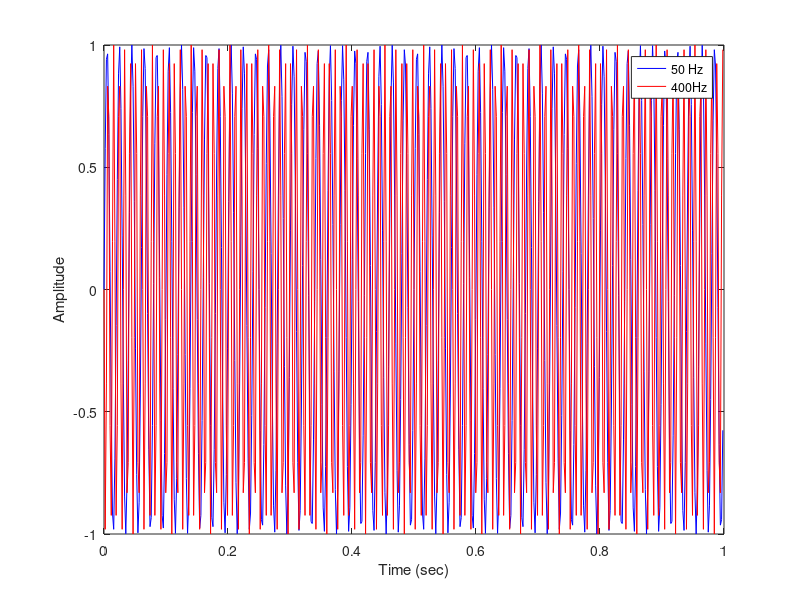
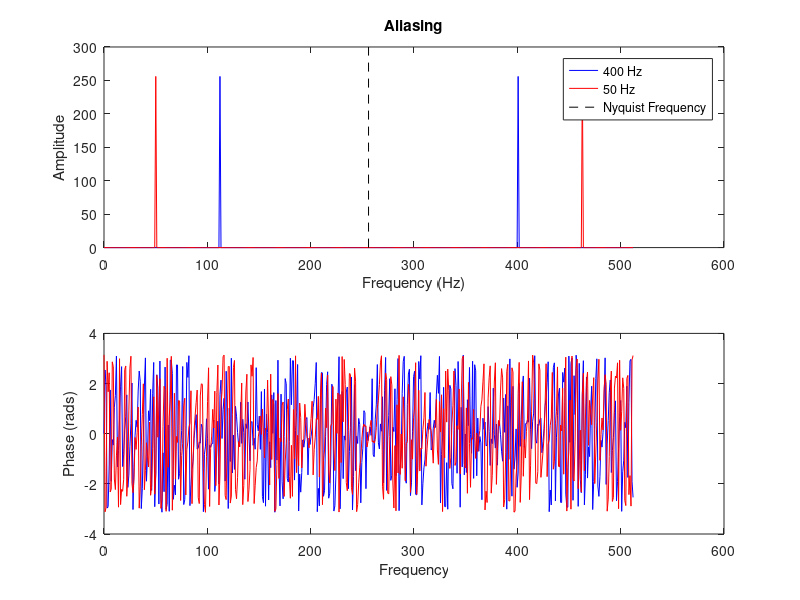

The MATLAB source for these figures, in order:
%=============================================================
% Fast Fourier Transform Demo of Aliasing:
%  
% Frederic Cegla, 10/01/12
%=============================================================

t=linspace(0,1-1/512,512); % time vector
% maximum frequency in spectrum Fmax=1/dt=512 Hz
% however maximum frequency that can be resolved
% is the Nyquist frequency Fn=Fmax/2=512/256 Hz

% Define one signal that is resolved at 50 Hz

y=sin(2*pi*50*t);  % 50 Hz signal periodic in time window

%Define one signal that is not resolved at e.g. 400 Hz
y1=sin(2*pi*400*t);  % 400 Hz signal periodic in time window

plot(t,y,'b')
hold
plot(t,y1,'r')

legend('50 Hz','400Hz')
xlabel('Time (sec)')
ylabel('Amplitude') % plot both


%%
%==================================================================
% Now FFT, and display the different components magnitude and phase
%=================================================================

%take ffts
Fy=fft(y);
Fy1=fft(y1);

T=t(end); % period
F=[0:1/T:(length(t)-1)/T]; %define frequency vector

figure
% plot magnitude in top plot [ mag(Xk) = sqrt(ak^2+bk^2)]
subplot(2,1,1)
plot(F,abs(Fy1),'b')
hold
plot(F,abs(Fy),'r')
plot([256 256],[0 300],'k--')
legend('400 Hz','50 Hz','Nyquist Frequency')
xlabel('Frequency (Hz)')
ylabel('Amplitude')
title('Aliasing')
%xlim([0 256])

%plot phase in bottom plot  [phase(Xk)= atan(bk/ak) or use Matlab angle function]
subplot(2,1,2)
%xlim([0 256])
plot(F,angle(Fy1),'b')
hold
plot(F,angle(Fy),'r')
xlabel('Frequency')
ylabel('Phase (rads)')

